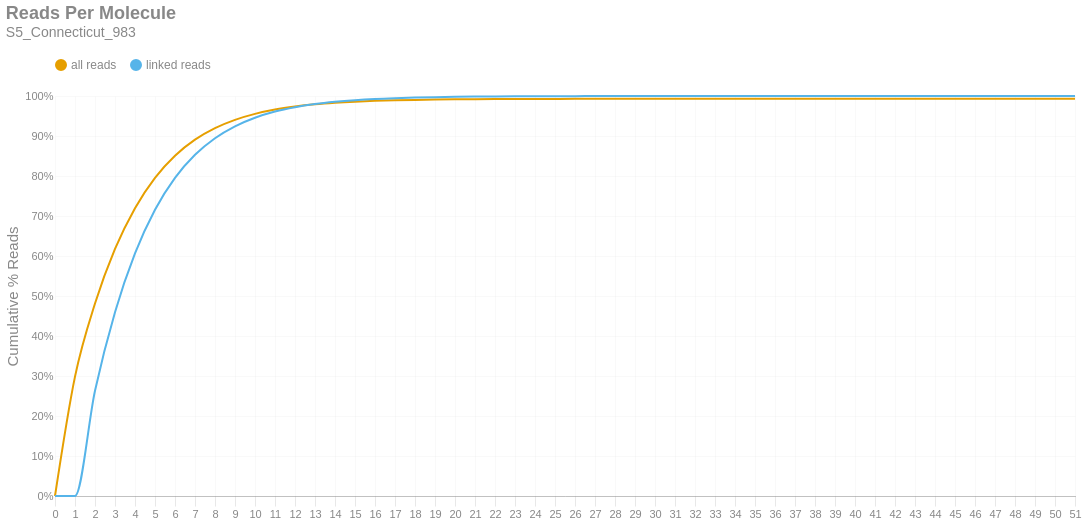

The cell this chart's notebook holds for it:
### Markdown cell above
### Reads per Molecule
This chart shows the cumulative distribution of the number of reads per linked molecule. That is, how many alignments are associated with a unique molecule. This excludes the number of reads associated with invalid or absent linked-read barcodes. The `linked` histogram is the percentages recalculated when disregarding singletons.

### Code cell
if SKIPLR:
    print_html(f"Skipped")
else:
    counts = np.bincount(valids['reads'].cast(pl.Int64).to_numpy())
    weighted = counts * np.arange(len(counts))
    all_perc = weighted / n_reads
    linked_perc = weighted / n_linked_reads
    linked_perc[1] = 0
    binned_df = pl.DataFrame({
        'readsper': list(range(len(counts))),
        'all reads (cumsum)': np.cumsum(all_perc).tolist(),
        'linked reads (cumsum)': np.cumsum(linked_perc).tolist(),
    })

    with SafeRender(binned_df):
        (
            density_plot(binned_df, 'Reads Per Molecule', samplename, 'readspmol')
            .encode(
                x=alt.X('readsper:O', title=None).axis(labelAngle=0).scale(padding=0),
                y=alt.Y('value:Q', title='Cumulative % Reads').axis(format='%').stack(False),
                color=alt.Color("key:N").scale(domain=["all reads", "linked reads"]),
                tooltip=[
                    alt.Tooltip("key:N", title="Data Type"),
                    alt.Tooltip("readsper:O", title="Reads Per Molecule"),
                    alt.Tooltip("value:Q", format=".2%", title="% Reads (Cum.)")
                ]            
            )
        ).display()

### Figure 1 — Vega-Lite specification as saved in the notebook (floating-point values rounded to 4 significant figures)
{"width": "container", "height": 400, "config": {"title": {"anchor": "start", "dy": -15, "fontSize": 18, "color": "#888888", "subtitleColor": "#888888", "subtitleFontSize": 14}, "arc": {"fill": "#0072B2"}, "axis": {"domainColor": "#888888", "domainWidth": 0.5, "gridWidth": 0.2, "grid": false, "titleFontWeight": 400, "titleFontSize": 15, "labelFontSize": 11, "labelColor": "#888888", "tickColor": "#888888", "tickWidth": 0.2, "titleColor": "#888888"}, "axisBand": {"grid": false}, "axisX": {"grid": true, "tickSize": 10, "domainCap": "round"}, "axisY": {"domain": false, "grid": true, "tickSize": 0, "domainCap": "round"}, "background": "transparent", "header": {"labelFontSize": 15, "labelColor": "#888888", "titleFontSize": 15, "titleFontWeight": 600, "titleColor": "#888888"}, "legend": {"labelFont": "sans-serif", "labelFontSize": 12, "labelColor": "#888888", "symbolSize": 100, "symbolType": "circle", "titleFontSize": 12, "titlePadding": 10, "titleColor": "#888888", "title": null, "orient": "top"}, "range": {"category": ["#E69F00", "#56B4E9", "#009E73", "#F0E442", "#0072B2", "#D55E00", "#CC79A7", "#000000"], "diverging": ["#cfe8f3", "#a2d4ec", "#73bfe2", "#46abdb", "#1696d2", "#12719e"]}, "area": {"fill": "#0072B2", "fillOpacity": 0.7, "line": true, "strokeOpacity": 0.7}, "line": {"color": "#0072B2", "stroke": "#0072B2", "strokeWidth": 2}, "trail": {"color": "#0072B2", "stroke": "#0072B2", "strokeWidth": 0, "size": 1}, "point": {"filled": true, "fillOpacity": 1.0, "size": 95}, "text": {"color": "#888888", "fontSize": 11, "align": "right", "fontWeight": 400, "size": 11}, "bar": {"fill": "#0072B2", "stroke": null}, "view": {"stroke": null, "continuousWidth": 660, "continuousHeight": 400}}, "data": {"name": "data-14ffc78c40b3f7d9a94f970fae300a41"}, "mark": {"type": "line", "interpolate": "monotone", "point": {"opacity": 0, "size": 275}}, "encoding": {"color": {"field": "key", "scale": {"domain": ["all reads", "linked reads"]}, "type": "nominal"}, "tooltip": [{"field": "key", "title": "Data Type", "type": "nominal"}, {"field": "readsper", "title": "Reads Per Molecule", "type": "ordinal"}, {"field": "value", "format": ".2%", "title": "% Reads (Cum.)", "type": "quantitative"}], "x": {"axis": {"labelAngle": 0}, "field": "readsper", "scale": {"padding": 0}, "title": null, "type": "ordinal"}, "y": {"axis": {"format": "%"}, "field": "value", "stack": false, "title": "Cumulative % Reads", "type": "quantitative"}}, "params": [{"name": "param_c36ac31b6afebe62", "select": {"type": "point", "fields": ["key"]}, "bind": "legend"}], "title": {"text": "Reads Per Molecule", "subtitle": "S5_Connecticut_983"}, "transform": [{"fold": ["all reads (cumsum)", "linked reads (cumsum)"]}, {"calculate": "replace(datum.key, ' (cumsum)', '')", "as": "key"}, {"filter": {"param": "param_c36ac31b6afebe62"}}], "usermeta": {"embedOptions": {"downloadFileName": "S5_Connecticut_983.readspmol"}}, "$schema": "https://vega.github.io/schema/vega-lite/v6.1.0.json", "datasets": {"data-14ffc78c40b3f7d9a94f970fae300a41": [{"readsper": 0, "all reads (cumsum)": 0.0, "linked reads (cumsum)": 0.0}, {"readsper": 1, "all reads (cumsum)": 0.2985, "linked reads (cumsum)": 0.0}, {"readsper": 2, "all reads (cumsum)": 0.4811, "linked reads (cumsum)": 0.2629}, {"readsper": 3, "all reads (cumsum)": 0.6177, "linked reads (cumsum)": 0.4596}, {"readsper": 4, "all reads (cumsum)": 0.7196, "linked reads (cumsum)": 0.6063}, {"readsper": 5, "all reads (cumsum)": 0.7956, "linked reads (cumsum)": 0.7157}, {"readsper": 6, "all reads (cumsum)": 0.8508, "linked reads (cumsum)": 0.7953}, {"readsper": 7, "all reads (cumsum)": 0.8909, "linked reads (cumsum)": 0.8529}, {"readsper": 8, "all reads (cumsum)": 0.9197, "linked reads (cumsum)": 0.8945}, {"readsper": 9, "all reads (cumsum)": 0.9404, "linked reads (cumsum)": 0.9243}, {"readsper": 10, "all reads (cumsum)": 0.9554, "linked reads (cumsum)": 0.9457}, {"readsper": 11, "all reads (cumsum)": 0.9661, "linked reads (cumsum)": 0.9612}, {"readsper": 12, "all reads (cumsum)": 0.9736, "linked reads (cumsum)": 0.972}, {"readsper": 13, "all reads (cumsum)": 0.9791, "linked reads (cumsum)": 0.9799}, {"readsper": 14, "all reads (cumsum)": 0.983, "linked reads (cumsum)": 0.9855}, {"readsper": 15, "all reads (cumsum)": 0.9858, "linked reads (cumsum)": 0.9896}, {"readsper": 16, "all reads (cumsum)": 0.9879, "linked reads (cumsum)": 0.9926}, {"readsper": 17, "all reads (cumsum)": 0.9893, "linked reads (cumsum)": 0.9946}, {"readsper": 18, "all reads (cumsum)": 0.9903, "linked reads (cumsum)": 0.996}, {"readsper": 19, "all reads (cumsum)": 0.991, "linked reads (cumsum)": 0.9971}, {"readsper": 20, "all reads (cumsum)": 0.9916, "linked reads (cumsum)": 0.9979}, {"readsper": 21, "all reads (cumsum)": 0.992, "linked reads (cumsum)": 0.9986}, {"readsper": 22, "all reads (cumsum)": 0.9923, "linked reads (cumsum)": 0.9989}, {"readsper": 23, "all reads (cumsum)": 0.9925, "linked reads (cumsum)": 0.9992}, {"readsper": 24, "all reads (cumsum)": 0.9926, "linked reads (cumsum)": 0.9994}, {"readsper": 25, "all reads (cumsum)": 0.9928, "linked reads (cumsum)": 0.9996}, {"readsper": 26, "all reads (cumsum)": 0.9928, "linked reads (cumsum)": 0.9997}, {"readsper": 27, "all reads (cumsum)": 0.9929, "linked reads (cumsum)": 0.9997}, {"readsper": 28, "all reads (cumsum)": 0.9929, "linked reads (cumsum)": 0.9998}, {"readsper": 29, "all reads (cumsum)": 0.993, "linked reads (cumsum)": 0.9999}, {"readsper": 30, "all reads (cumsum)": 0.993, "linked reads (cumsum)": 0.9999}, {"readsper": 31, "all reads (cumsum)": 0.993, "linked reads (cumsum)": 0.9999}, {"readsper": 32, "all reads (cumsum)": 0.993, "linked reads (cumsum)": 0.9999}, {"readsper": 33, "all reads (cumsum)": 0.993, "linked reads (cumsum)": 1.0}, {"readsper": 34, "all reads (cumsum)": 0.993, "linked reads (cumsum)": 1.0}, {"readsper": 35, "all reads (cumsum)": 0.993, "linked reads (cumsum)": 1.0}, {"readsper": 36, "all reads (cumsum)": 0.993, "linked reads (cumsum)": 1.0}, {"readsper": 37, "all reads (cumsum)": 0.993, "linked reads (cumsum)": 1.0}, {"readsper": 38, "all reads (cumsum)": 0.993, "linked reads (cumsum)": 1.0}, {"readsper": 39, "all reads (cumsum)": 0.993, "linked reads (cumsum)": 1.0}, {"readsper": 40, "all reads (cumsum)": 0.993, "linked reads (cumsum)": 1.0}, {"readsper": 41, "all reads (cumsum)": 0.993, "linked reads (cumsum)": 1.0}, {"readsper": 42, "all reads (cumsum)": 0.993, "linked reads (cumsum)": 1.0}, {"readsper": 43, "all reads (cumsum)": 0.993, "linked reads (cumsum)": 1.0}, {"readsper": 44, "all reads (cumsum)": 0.993, "linked reads (cumsum)": 1.0}, {"readsper": 45, "all reads (cumsum)": 0.993, "linked reads (cumsum)": 1.0}, {"readsper": 46, "all reads (cumsum)": 0.993, "linked reads (cumsum)": 1.0}, {"readsper": 47, "all reads (cumsum)": 0.993, "linked reads (cumsum)": 1.0}, {"readsper": 48, "all reads (cumsum)": 0.993, "linked reads (cumsum)": 1.0}, {"readsper": 49, "all reads (cumsum)": 0.993, "linked reads (cumsum)": 1.0}, {"readsper": 50, "all reads (cumsum)": 0.993, "linked reads (cumsum)": 1.0}, {"readsper": 51, "all reads (cumsum)": 0.993, "linked reads (cumsum)": 1.0}]}}
